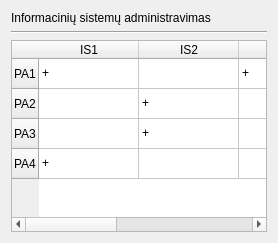
             <widget class="QWidget" name="is_admin_Tab">
              <attribute name="title">
               <string>IS administravimas</string>
              </attribute>
              <layout class="QVBoxLayout" name="verticalLayout_2">
               <item>
                <widget class="QLabel" name="label">
                 <property name="text">
                  <string>Informacinių sistemų administravimas</string>
                 </property>
                </widget>
               </item>
               <item>
                <widget class="Line" name="line">
                 <property name="orientation">
                  <enum>Qt::Horizontal</enum>
                 </property>
                </widget>
               </item>
               <item>
                <widget class="QTableWidget" name="tableWidget_5">
                 <row>
                  <property name="text">
                   <string>PA1</string>
                  </property>
                 </row>
                 <row>
                  <property name="text">
                   <string>PA2</string>
                  </property>
                 </row>
                 <row>
                  <property name="text">
                   <string>PA3</string>
                  </property>
                 </row>
                 <row>
                  <property name="text">
                   <string>PA4</string>
                  </property>
                 </row>
                 <column>
                  <property name="text">
                   <string>IS1</string>
                  </property>
                 </column>
                 <column>
                  <property name="text">
                   <string>IS2</string>
                  </property>
                 </column>
                 <column>
                  <property name="text">
                   <string>IS3</string>
                  </property>
                 </column>
                 <column>
                  <property name="text">
                   <string>IS4</string>
                  </property>
                 </column>
                 <column>
                  <property name="text">
                   <string>IS5</string>
                  </property>
                 </column>
                 <item row="0" column="0">
                  <property name="text">
                   <string>+</string>
                  </property>
                 </item>
                 <item row="0" column="1">
                  <property name="text">
                   <string/>
                  </property>
                 </item>
                 <item row="0" column="2">
                  <property name="text">
                   <string>+</string>
                  </property>
                 </item>
                 <item row="1" column="1">
                  <property name="text">
                   <string>+</string>
                  </property>
                 </item>
                 <item row="1" column="3">
                  <property name="text">
                   <string/>
                  </property>
                 </item>
                 <item row="1" column="4">
                  <property name="text">
                   <string>+</string>
                  </property>
                 </item>
                 <item row="2" column="1">
                  <property name="text">
                   <string>+</string>
                  </property>
                 </item>
                 <item row="2" column="2">
                  <property name="text">
                   <string/>
                  </property>
                 </item>
                 <item row="3" column="0">
                  <property name="text">
                   <string>+</string>
                  </property>
                 </item>
                 <item row="3" column="3">
                  <property name="text">
                   <string>+</string>
                  </property>
                 </item>
                </widget>
               </item>
              </layout>
             </widget>
